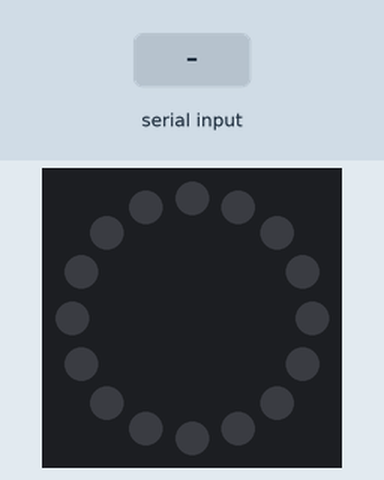
This sketch was run on a simulated ESP8266 (NodeMCU). On the bench: 16 RGB LEDs in a ring, first at the top, clockwise. The test bench sets the inputs (shaded band). Dim RGB values are drawn brighter than linear.

Above: at 1.2 s.
1.3 s: "R" received over Serial
At 1.45 s:
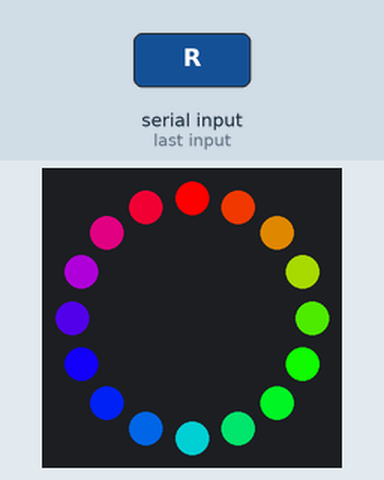
12.7 s: "W" received over Serial
At 13.53 s:
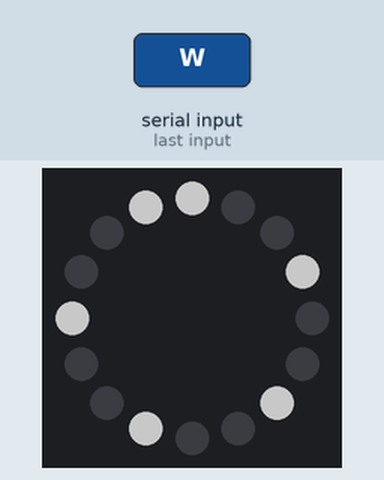
15.3 s: "C" received over Serial
At 18.07 s:
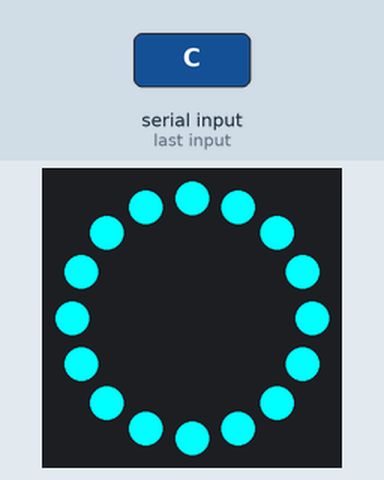
18.3 s: "O" received over Serial
At 19.2 s:
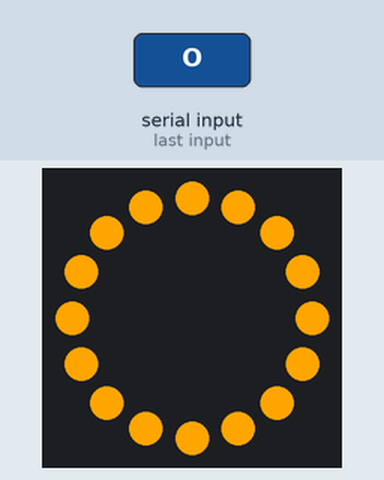
19.8 s: "P" received over Serial
At 20.3 s:
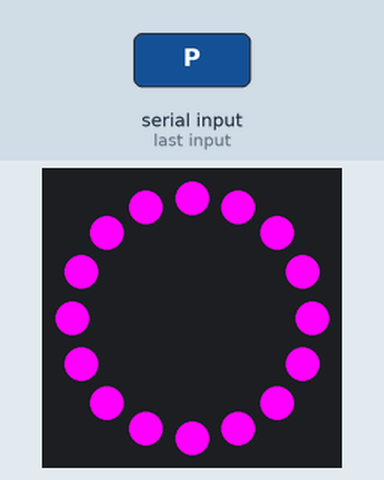
21.3 s: "V" received over Serial
At 22.7 s:
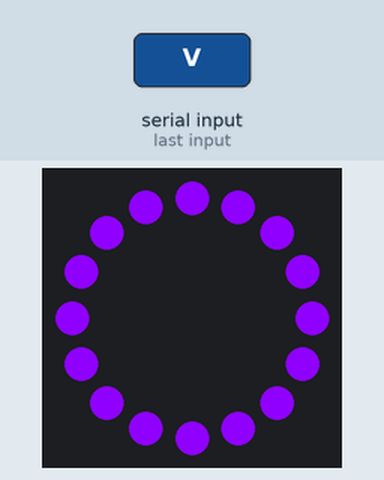
Timing chart, 0 to 23.8 s (numbered marks = the images above; inputs shaded):
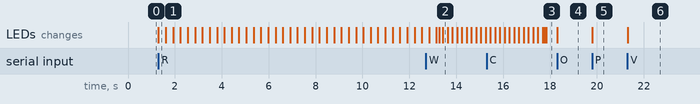

Measured:
- after the input at 1.3 s, the LEDs: change at once (image 1)
- after the input at 12.7 s, the LEDs: first differ from a run without the input after 0.58 s (image 2 shows a later state)
- after the input at 15.3 s, the LEDs: first differ from a run without the input after 2.5 s (image 3)
- after the input at 18.3 s, the LEDs: change at once (image 4)
- after the input at 19.8 s, the LEDs: change at once (image 5)
- after the input at 21.3 s, the LEDs: change at once (image 6)

The sketch:

Colour_changing_Bluetooth_controlled_WS2812B_RGB_ring_light.ino
```cpp
/*
 * Colour changing Bluetooth controlled WS2812B RGB ring light
 * Made by www.wiztaqnia.com
 * Modified date: 14/09/2023
 * Typical pin layout used:
 * --------------------------------------------------------------
 * Signal              MB102        16-Bit     HC-05     ESP8266
 *                  Power Supply   WS2812B    Bluetooth  NodeMCU
 *                    Module       RGB Ring    Module
 * ---------------------------------------------------------------
 * 3.3V                3.3V          V+         --         3V3
 * 5V                   5V           --         VCC        VIN
 * GND(Ground)          GND          GND        GND        GND
 * DI(Data Input)       --           DI         --         D1
 * RX(Receiver)         --           --         RX         TX
 * TX(transmitter)      --           --         TX         RX
 */
#include <Adafruit_NeoPixel.h>
char key = 0;                 //Initialise a char type variable 'key' to zero
#define pixelcount 16         //Define 'pixelcount' with the Number of pixels in the WS2812B
#define PWM_pin D1            //Define 'PWM_pin' of ESP8266 to which the Data Input of WS2812B is connected
Adafruit_NeoPixel ring = Adafruit_NeoPixel(pixelcount,PWM_pin,NEO_GRB + NEO_KHZ800); //Adafruit_NeoPixel(pixel_count,PWM_pin,pixels are wired for GRB bitstream,800 KHz bitstream)

void setup()
{
  Serial.begin(9600);       //Initialise USART communication with 9600 bits/s Baud Rate
  ring.begin();
  ring.setBrightness(255); //Set the brightness of the pixels. The range of brightness for each WS2812B pixel is 0 to 255.
  ring.show();             //Initialise all pixels to 'off'
}

void loop() {
  for(int i=0; i<pixelcount; i++)
    if(Serial.available() >0) //Check if ESP8266 has received any data from HC-05 Bluetooth Module.
    {
    key=Serial.read();       //Read the incoming data and store it in the 'key'variable

    if(key == 'C')           //Check if Button 'C' is pressed then display Cyan light
     colorWipe(ring.Color(0,255,255),0); //colorWipe(ring.Color(R,G,B),delay in milliseconds)
    if(key =='O')            //Check if Button 'O' is pressed then display Orange light
    colorWipe(ring.Color(255,165,0),0);

    if(key =='P')            //Check if Button 'P' is pressed then display Pink light
    colorWipe(ring.Color(255,0,255),0);

    if(key == 'V')           //Check if Button 'V' is pressed then display Violet Light
    colorWipe(ring.Color(143, 0, 255), 0);

    if(key == 'W'){         //Check if Button 'W' is pressed then play 3 cycles of white chasing light animation
     for(int i=0;i<3;i++)
      theaterChase(ring.Color(100,100,100),50);//theaterChase(ring.Color(R,G,B),delay in milliseconds)
    }
    if(key == 'R')         //Check if Button 'R' is pressed then play 3 cycles of rainbow effect animation
    rainbowCycle(15);  //rainbow(delay in milliseconds)
    }
}

// Fill the dots one after the other with a colour
void colorWipe(uint32_t c, uint8_t wait) {
  for(uint16_t i=0; i<ring.numPixels(); i++) {
    ring.setPixelColor(i, c);
    ring.show();
    delay(wait);
  }
}

//Theatre-style crawling lights.
void theaterChase(uint32_t c, uint8_t wait) {
  for (int j=0; j<10; j++) {  //do 10 cycles of chasing
    for (int q=0; q < 3; q++) {
      for (int i=0; i < ring.numPixels(); i=i+3) {
        ring.setPixelColor(i+q, c);    //turn every third pixel on
      }
      ring.show();

      delay(wait);

      for (int i=0; i < ring.numPixels(); i=i+3) {
        ring.setPixelColor(i+q, 0);     //turn every third pixel off
      }
    }
  }
}

//Theatre-style crawling lights with rainbow effect
void rainbowCycle(uint8_t wait) {
  uint16_t i, j;

  for(j=0; j<256*3; j++) { // 3 cycles of all colours on wheel
    for(i=0; i< ring.numPixels(); i++) {
      ring.setPixelColor(i, Wheel(((i * 256 / ring.numPixels()) + j) & 255));
    }
    ring.show();
    delay(wait);
  }
}

// Input a value 0 to 255 to get a colour value.
// The colours transition r - g - b - back to r.
uint32_t Wheel(byte WheelPos) {
  WheelPos = 255 - WheelPos;
  if(WheelPos < 85) {
    return ring.Color(255 - WheelPos * 3, 0, WheelPos * 3);
  }
  if(WheelPos < 170) {
    WheelPos -= 85;
    return ring.Color(0, WheelPos * 3, 255 - WheelPos * 3);
  }
  WheelPos -= 170;
  return ring.Color(WheelPos * 3, 255 - WheelPos * 3, 0);
}
```
